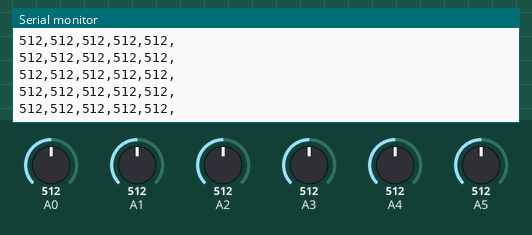
Recording of a sketch running on a simulated Arduino Uno, built with avr-gcc and run on an emulated ATmega328P. Shown: the last lines printed to the serial monitor. Inputs (shaded band) come from the test bench; at power-on: A0 = 512, A1 = 512, A2 = 512, A3 = 512, A4 = 512, A5 = 512.

Above: at 1.2 s.
1.3 s: A0 set to 107
At 2.4 s:
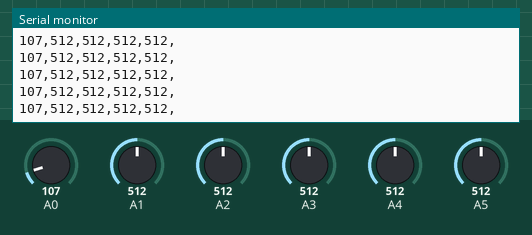
2.8 s: A0 set to 90
At 3.9 s:
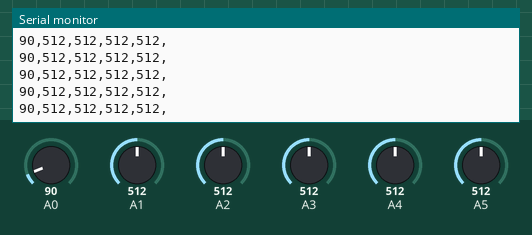
Timing chart, 0 to 4.6 s (numbered marks = the images above; inputs shaded):
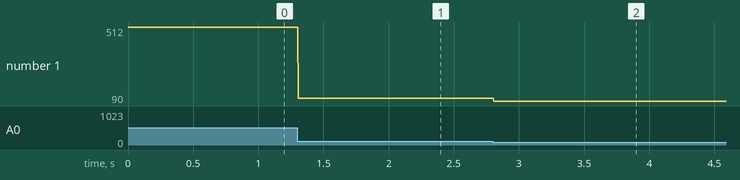

The sketch:

analogger.ino
```cpp
void setup() {
	Serial.begin(115200);
}

void loop() {
	int analog0 = analogRead(A0);
	int analog1 = analogRead(A1);
	int analog2 = analogRead(A2);
	int analog3 = analogRead(A3);
	int analog4 = analogRead(A4);
	int analog5 = analogRead(A5);
	Serial.print(analog0);Serial.print(",");
	Serial.print(analog1);Serial.print(",");
	Serial.print(analog2);Serial.print(",");
	Serial.print(analog3);Serial.print(",");
	Serial.print(analog4);Serial.print(",");
	Serial.println();
}
```

Measured:
- after the input at 1.3 s, the serial monitor: prints a new line at once (image 1)
- after the input at 2.8 s, the serial monitor: prints a new line at once (image 2)
- plotted number 1: 512 → 107 after the input at 1.3 s, 107 → 90 after the input at 2.8 s
